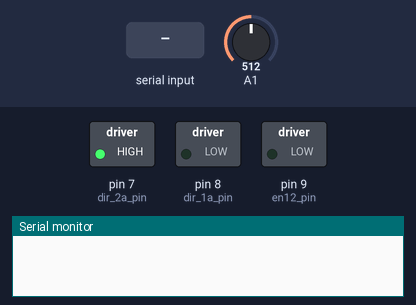
This sketch was run on a simulated Arduino Uno, built with avr-gcc and run on an emulated ATmega328P. Parts: switched loads named in the sketch (green lamp = pin HIGH), the last lines printed to the serial monitor. The inputs (shaded band) are chosen by the test bench; at power-on: A1 = 512.

Above: at 1.2 s.
1.3 s: "thuan" received over Serial
At 4.0 s:
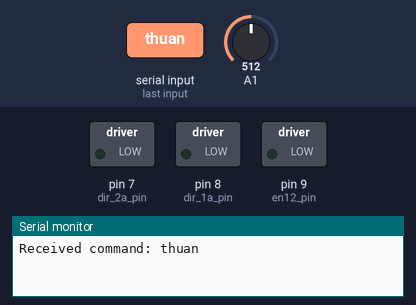
4.3 s: "nghich" received over Serial
At 6.6 s:
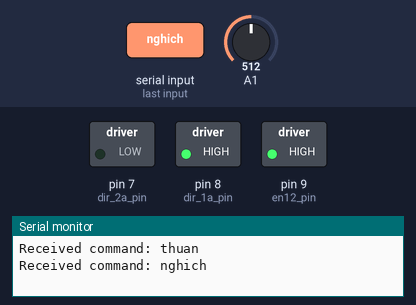
7.3 s: "nhanh" received over Serial
At 9.9 s:
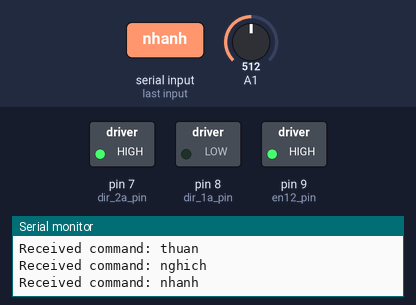
Timing chart, 0 to 11.4 s (numbered marks = the images above; inputs shaded):
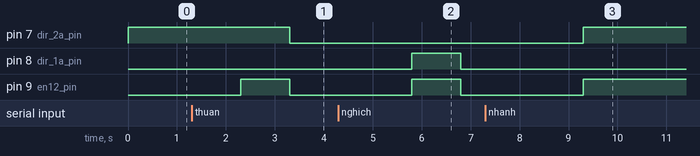

The sketch:

ARDUINO.ino
```cpp
const int en12_pin = 9;
const int dir_1a_pin = 8;
const int dir_2a_pin = 7;

void dc_motor_thuan(int output_1 = HIGH, int output_2 = LOW, int speed = 255, int delay_ms = 1000);
void dc_motor_nghich(int output_1 = LOW, int output_2 = HIGH, int speed = 255, int delay_ms = 1000);
void dc_motor_cham();
void dc_motor_nhanh();

void setup() {
  Serial.begin(115200);  // UART Start
  pinMode(en12_pin, OUTPUT);
  pinMode(dir_1a_pin, OUTPUT);
  pinMode(dir_2a_pin, OUTPUT);

  digitalWrite(dir_1a_pin, LOW);
  digitalWrite(dir_2a_pin, HIGH);
}

void loop() {
  if (Serial.available() > 0) {
    String command = Serial.readString();
    if (command.length() > 0) {
      Serial.println("Received command: " + command);

      if (command.startsWith("thuan")) {
        dc_motor_thuan(LOW, HIGH);
        // Brake
        dc_motor_thuan(LOW, LOW, 0);
        delay(500);
      } else if (command.startsWith("nghich")) {
        dc_motor_nghich(LOW, HIGH);
        // Brake
        dc_motor_nghich(LOW, LOW, 0);
        delay(500);
      } else if (command.startsWith("nhanh")) {
        dc_motor_thuan(LOW, HIGH);
        delay(500);
      } else if (command.startsWith("cham")) {
        dc_motor_thuan(LOW, LOW, 0);
        delay(500);
      }
    }
  }
}

void dc_motor_thuan(int output_1, int output_2, int speed, int delay_ms) {
  if (output_1 != digitalRead(dir_1a_pin) || output_2 != digitalRead(dir_2a_pin)) {
    digitalWrite(dir_1a_pin, output_1);
    digitalWrite(dir_2a_pin, output_2);
  }
  if (speed != analogRead(en12_pin)) {
    analogWrite(en12_pin, speed);
  }
  delay(delay_ms);
}

void dc_motor_nghich(int output_1, int output_2, int speed, int delay_ms) {
  if (output_1 != digitalRead(dir_1a_pin) || output_2 != digitalRead(dir_2a_pin)) {
    digitalWrite(dir_1a_pin, output_2);
    digitalWrite(dir_2a_pin, output_1);
  }
  if (speed != analogRead(en12_pin)) {
    analogWrite(en12_pin, speed);
  }
  delay(delay_ms);
}

void dc_motor_cham() {
  analogWrite(en12_pin, 255);
  delay(200);
  analogWrite(en12_pin, 150);
  delay(200);
  analogWrite(en12_pin, 70);
  delay(200);
  analogWrite(en12_pin, 0);
  delay(200);
}

void dc_motor_nhanh() {
  analogWrite(en12_pin, 0);
  delay(200);
  analogWrite(en12_pin, 70);
  delay(200);
  analogWrite(en12_pin, 150);
  delay(200);
  analogWrite(en12_pin, 255);
  delay(200);
}
```

Measured:
- after the input at 1.3 s, pin 7 (dir_2a_pin): HIGH → LOW after 2.0 s; pin 9 (en12_pin): LOW → HIGH after 1.0 s, → LOW 1.0 s later
- after the input at 4.3 s, pin 8 (dir_1a_pin), pin 9 (en12_pin): LOW → HIGH after 1.5 s, → LOW 1.0 s later
- after the input at 7.3 s, pin 7 (dir_2a_pin), pin 9 (en12_pin): LOW → HIGH after 2.0 s
